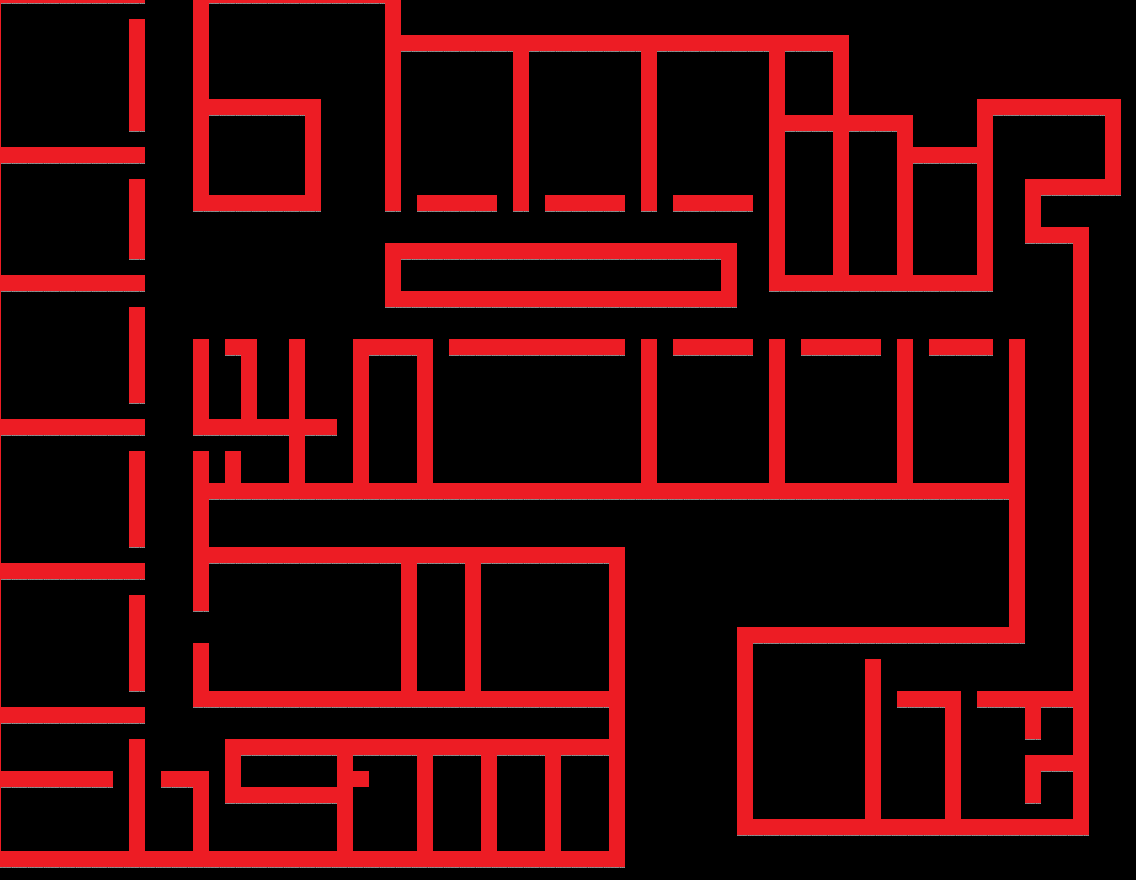

A level layout from a 2D game, rendered from its tile map. Below: a short description, then the map file with tile-grid data replaced by summaries:
An orthogonal 71x55 tile map with 16x16 px tiles, 4 tile layers (WALL, collision, FLR, ATTACH), 2 tilesets and 1 object.

<map version="1.0" orientation="orthogonal" renderorder="right-down" width="71" height="55" tilewidth="16" tileheight="16" nextobjectid="1">
 <tileset firstgid="1" name="rpg_maker_vx___tiny_little_town_by_gyrogun-d4jgh13" tilewidth="16" tileheight="16" tilecount="2304" columns="48">
  <image source="tilesource/rpg_maker_vx___tiny_little_town_by_gyrogun-d4jgh13.png" trans="a8a8a8" width="778" height="774" />
  <tile id="578">
   <animation>
    <frame tileid="2118" duration="100" />
    <frame tileid="2117" duration="100" />
   </animation>
  </tile>
 </tileset>
 <tileset firstgid="2305" name="red" tilewidth="16" tileheight="16" tilecount="2880" columns="72">
  <image source="tilesource/red.png" trans="a8a8a8" width="1152" height="648" />
  <tile id="0">
   <objectgroup draworder="index">
    <object id="5" x="0" y="0" width="16" height="16" />
   </objectgroup>
  </tile>
 </tileset>
 <layer name="WALL" width="71" height="55" offsetx="-15" offsety="-12">
  <data>[3905 cells, 913 non-empty, 2 distinct tile ids]</data>
 </layer>
 <objectgroup name="StairDoor" offsetx="-15" offsety="-13" />
 <layer name="collision" width="71" height="55" offsetx="-15" offsety="-13">
  <data>[3905 cells, 914 non-empty, 1 distinct tile ids]</data>
 </layer>
 <layer name="FLR" width="71" height="55" offsetx="-15" offsety="-13">
  <data>[3905 cells, 0 non-empty, 0 distinct tile ids]</data>
 </layer>
 <layer name="ATTACH" width="71" height="55">
  <data>[3905 cells, 0 non-empty, 0 distinct tile ids]</data>
 </layer>
</map>
